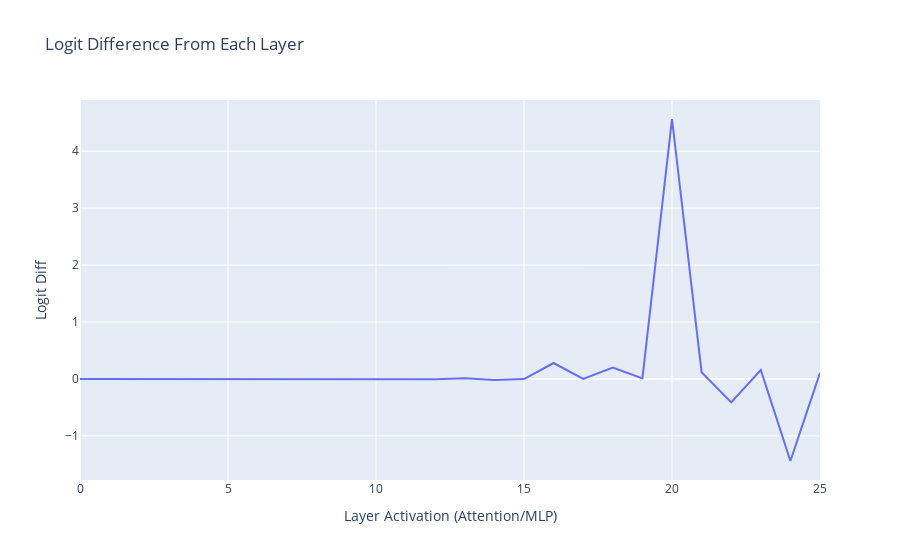

Here is the notebook cell this chart was saved with:
### Markdown cell above
#### Block Attribution (Attention & MLP)

We can repeat the above but for each layer (this is equivalent to the differences between adjacent residual streams).

### Code cell
per_layer_logit_diffs, labels = direct_logit_attribution(model, prompts, cache, answer_tokens, decomposition="layer_blocks")

per_layer_logit_diffs = per_layer_logit_diffs.cpu().numpy()
line(per_layer_logit_diffs, hover_name=labels, title="Logit Difference From Each Layer", labels={"x": "Layer Activation (Attention/MLP)", "y": "Logit Diff"})

### Figure 1 — Plotly figure (JSON) as saved in the notebook; plotly's stock layout.template omitted (floating-point values rounded to 4 significant figures)
{"data": [{"hovertemplate": "<b>%{hovertext}</b><br><br>Layer Activation (Attention/MLP)=%{x}<br>Logit Diff=%{y}<extra></extra>", "hovertext": ["embed", "pos_embed", "0_attn_out", "0_mlp_out", "1_attn_out", "1_mlp_out", "2_attn_out", "2_mlp_out", "3_attn_out", "3_mlp_out", "4_attn_out", "4_mlp_out", "5_attn_out", "5_mlp_out", "6_attn_out", "6_mlp_out", "7_attn_out", "7_mlp_out", "8_attn_out", "8_mlp_out", "9_attn_out", "9_mlp_out", "10_attn_out", "10_mlp_out", "11_attn_out", "11_mlp_out"], "legendgroup": "", "line": {"color": "#636efa", "dash": "solid"}, "marker": {"symbol": "circle"}, "mode": "lines", "name": "", "orientation": "v", "showlegend": false, "type": "scatter", "x": [0, 1, 2, 3, 4, 5, 6, 7, 8, 9, 10, 11, 12, 13, 14, 15, 16, 17, 18, 19, 20, 21, 22, 23, 24, 25], "xaxis": "x", "y": [-0.0002837, 0.0002966, -0.006656, -0.0008817, -0.001551, 0.0003388, 5.119e-05, 0.002205, -0.00146, -0.001722, -0.005434, 0.0009057, -0.005739, 0.0108, -0.01817, -0.002557, 0.2796, 0.0008326, 0.1995, 0.009917, 4.565, 0.1174, -0.4123, 0.1565, -1.442, 0.1065], "yaxis": "y"}], "layout": {"legend": {"tracegroupgap": 0}, "title": {"text": "Logit Difference From Each Layer"}, "xaxis": {"anchor": "y", "domain": [0, 1], "title": {"text": "Layer Activation (Attention/MLP)"}}, "yaxis": {"anchor": "x", "domain": [0, 1], "title": {"text": "Logit Diff"}}}}
